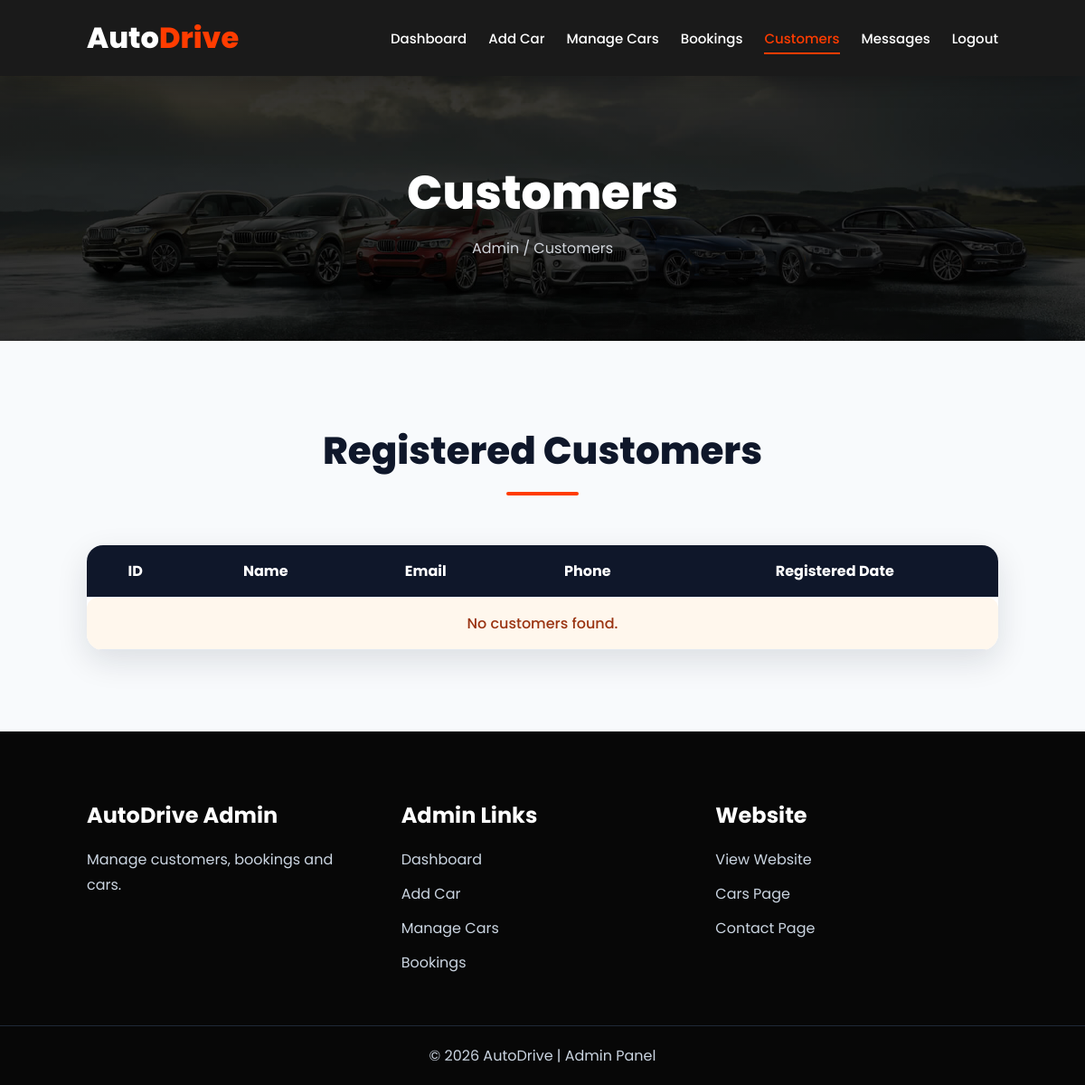
The page /admin/customers.php on the database as committed earlier.
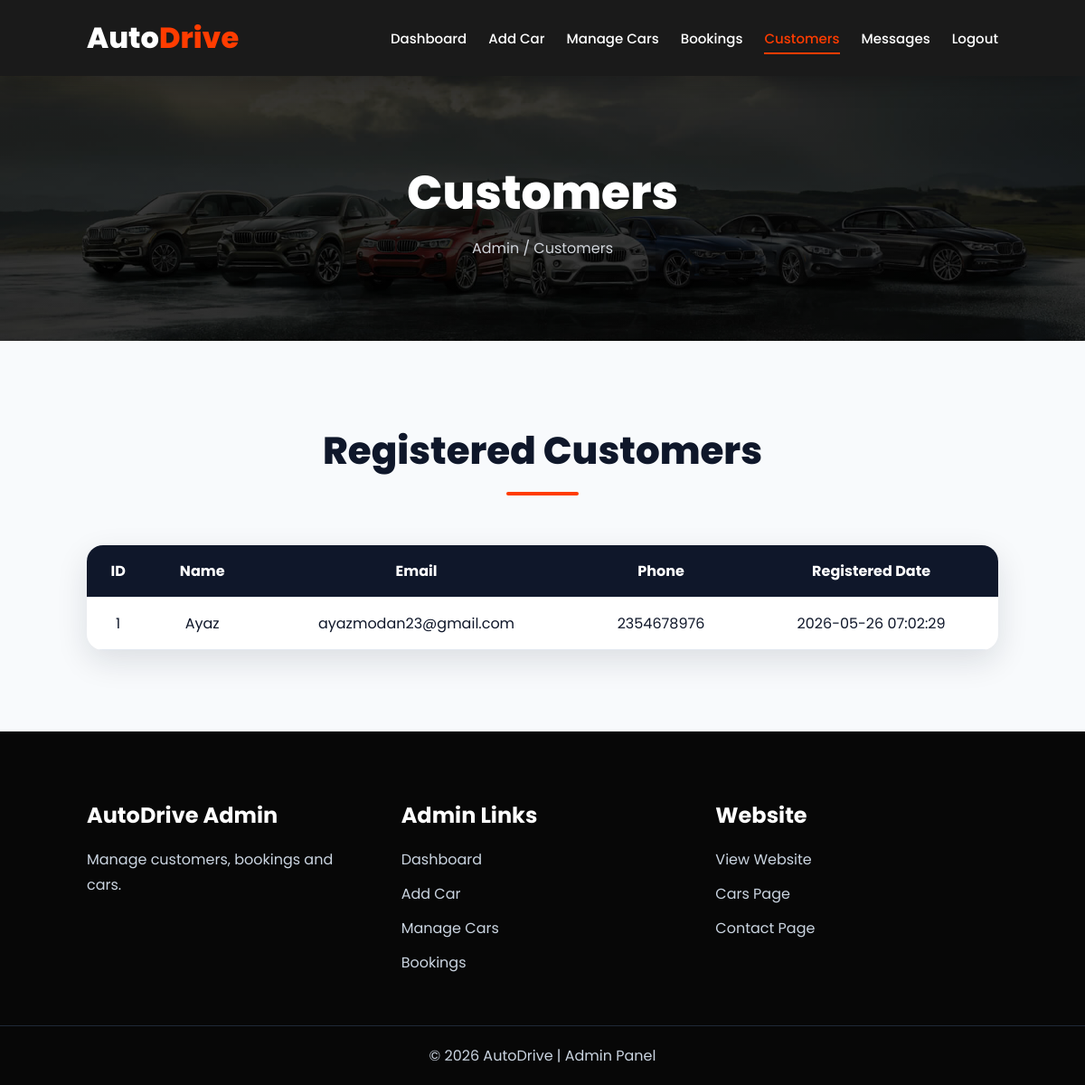
The same page on the database as committed later.
### tables this page shows
CREATE TABLE `users` (
  `id` int(11) NOT NULL,
  `name` varchar(100) DEFAULT NULL,
  `email` varchar(100) DEFAULT NULL,
  `phone` varchar(20) DEFAULT NULL,
  `password` varchar(255) DEFAULT NULL,
  `created_at` timestamp NOT NULL DEFAULT current_timestamp()
);

### admin/customers.php (the view, shortened to what this page needs)
<?php
include '../includes/db.php';
$query = "SELECT * FROM users ORDER BY id DESC";
$result = mysqli_query($conn, $query);
?>
<!DOCTYPE html>
<html lang="en">
<head>
    <link rel="stylesheet" href="../css/style.css">
    <link rel="stylesheet"
    href="https://cdnjs.cloudflare.com/ajax/libs/font-awesome/6.5.1/css/all.min.css">
</head>
<body>
<header class="header">
    <div class="logo">
        <h2>Auto<span>Drive</span></h2>
    </div>
    <nav class="navbar" id="navbar">
        <a href="dashboard.php">Dashboard</a>
        <a href="add-car.php">Add Car</a>
        <a href="manage-cars.php">Manage Cars</a>
        <a href="bookings.php">Bookings</a>
        <a href="customers.php" class="active">Customers</a>
        <a href="messages.php">Messages</a>
        <a href="../logout.php">Logout</a>
    </nav>
</header>
<section class="page-header">
    <h1>Customers</h1>
    <p>Admin / Customers</p>
</section>
<section class="table-section">
    <h2 class="section-title">Registered Customers</h2>
    <div class="table-container">
        <table class="admin-table">
            <thead>
                <tr>
                    <th>ID</th>
                    <th>Name</th>
                    <th>Email</th>
                    <th>Phone</th>
                    <th>Registered Date</th>
                </tr>
            </thead>
            <tbody>
                <?php
                if (mysqli_num_rows($result) > 0) {
                    while ($user = mysqli_fetch_assoc($result)) {
                ?>
                <tr>
                    <td><?php echo $user['id']; ?></td>
                    <td><?php echo $user['name']; ?></td>
                    <td><?php echo $user['email']; ?></td>
                    <td><?php echo $user['phone']; ?></td>
                    <td><?php echo $user['created_at']; ?></td>
                </tr>
                <?php
                    }
                } else {
                ?>
                <tr>
                    <td colspan="5" class="no-data">
                        No customers found.
                    </td>
                </tr>
                <?php
                }
                ?>
            </tbody>
        </table>
    </div>
</section>
<footer class="footer">
    <div class="footer-container">
        <div class="footer-box">
            <h3>AutoDrive Admin</h3>
            <p>Manage customers, bookings and cars.</p>
        </div>
        <div class="footer-box">
            <h3>Admin Links</h3>
            <a href="dashboard.php">Dashboard</a>
            <a href="add-car.php">Add Car</a>
            <a href="manage-cars.php">Manage Cars</a>
            <a href="bookings.php">Bookings</a>
        </div>
        <div class="footer-box">
            <h3>Website</h3>
            <a href="../index.php">View Website</a>
            <a href="../cars.php">Cars Page</a>
            <a href="../contact.php">Contact Page</a>
        </div>
    </div>
    <div class="footer-bottom">
        <p>© 2026 AutoDrive | Admin Panel</p>
    </div>
</footer>
</body>
</html>

### css/style.css (style rules this page uses)
:root { --primary: #ff3c00; --primary-dark: #d63000; --dark: #0f172a; --black: #070707; --white: #ffffff; --light: #f8fafc; --gray: #64748b; --border: #e2e8f0; --shadow: 0 12px 35px rgba(15, 23, 42, 0.12); }
* { margin: 0; padding: 0; box-sizing: border-box; font-family: 'Poppins', sans-serif; text-decoration: none; list-style: none; }
html { scroll-behavior: smooth; }
body { background: var(--light); color: var(--dark); }
.header { width: 100%; padding: 18px 8%; background: rgba(7, 7, 7, 0.92); backdrop-filter: blur(12px); display: flex; justify-content: space-between; align-items: center; position: sticky; top: 0; z-index: 999; box-shadow: 0 8px 25px rgba(0,0,0,0.25); }
.logo h2 { color: var(--white); font-size: 32px; font-weight: 800; }
.logo span { color: var(--primary); }
.navbar { display: flex; gap: 24px; align-items: center; }
.navbar a { color: var(--white); font-size: 15px; font-weight: 500; position: relative; }
.navbar a::after { content: ""; width: 0; height: 2px; background: var(--primary); position: absolute; left: 0; bottom: -6px; transition: 0.3s; }
.navbar a:hover::after, .navbar a.active::after { width: 100%; }
.navbar a:hover, .navbar a.active { color: var(--primary); }
section { overflow: hidden; }
.section-title { text-align: center; font-size: 42px; margin-bottom: 55px; color: var(--dark); font-weight: 800; }
.section-title::after { content: ""; display: block; width: 80px; height: 4px; background: var(--primary); margin: 14px auto 0; border-radius: 20px; }
.page-header { background: linear-gradient(rgba(0,0,0,0.78), rgba(0,0,0,0.78)), url('../images/banner/car-banner.jpg'); background-size: cover; background-position: center; color: var(--white); text-align: center; padding: 90px 20px; }
.page-header h1 { font-size: 52px; font-weight: 800; margin-bottom: 10px; }
.page-header p { color: #d1d5db; }
.features, .cars, .about-section, .contact-section, .dashboard-section, .table-section, .auth-section, .profile-section, .booking-section, .admin-actions, .mission-section { padding: 90px 8%; }
.table-container { overflow-x: auto; background: var(--white); border-radius: 18px; box-shadow: var(--shadow); }
.admin-table { width: 100%; border-collapse: collapse; min-width: 900px; }
.admin-table th, .admin-table td { padding: 16px; border-bottom: 1px solid var(--border); text-align: center; }
.admin-table th { background: var(--dark); color: var(--white); }
.footer { background: var(--black); color: var(--white); padding-top: 75px; }
.footer-container { display: grid; grid-template-columns: repeat(auto-fit, minmax(230px, 1fr)); gap: 35px; padding: 0 8% 45px; }
.footer-box h3 { font-size: 24px; margin-bottom: 18px; }
.footer-box p, .footer-box a { color: #cbd5e1; line-height: 28px; }
.footer-box a { display: block; margin-bottom: 10px; }
.footer-bottom { border-top: 1px solid #1f2937; text-align: center; padding: 20px; color: #cbd5e1; }
.success-message, .error-message, .no-data { padding: 15px; border-radius: 12px; margin-bottom: 20px; font-weight: 500; }
.no-data { text-align: center; background: #fff7ed; color: #9a3412; }

Rows that differ between the two databases and show on the page:
added users: id "1", name "Ayaz", email "ayazmodan23@gmail.com", phone "2354678976", created_at "2026-05-26 07:02:29"
Other text that changed with them:
text no longer shown: "No customers found."
